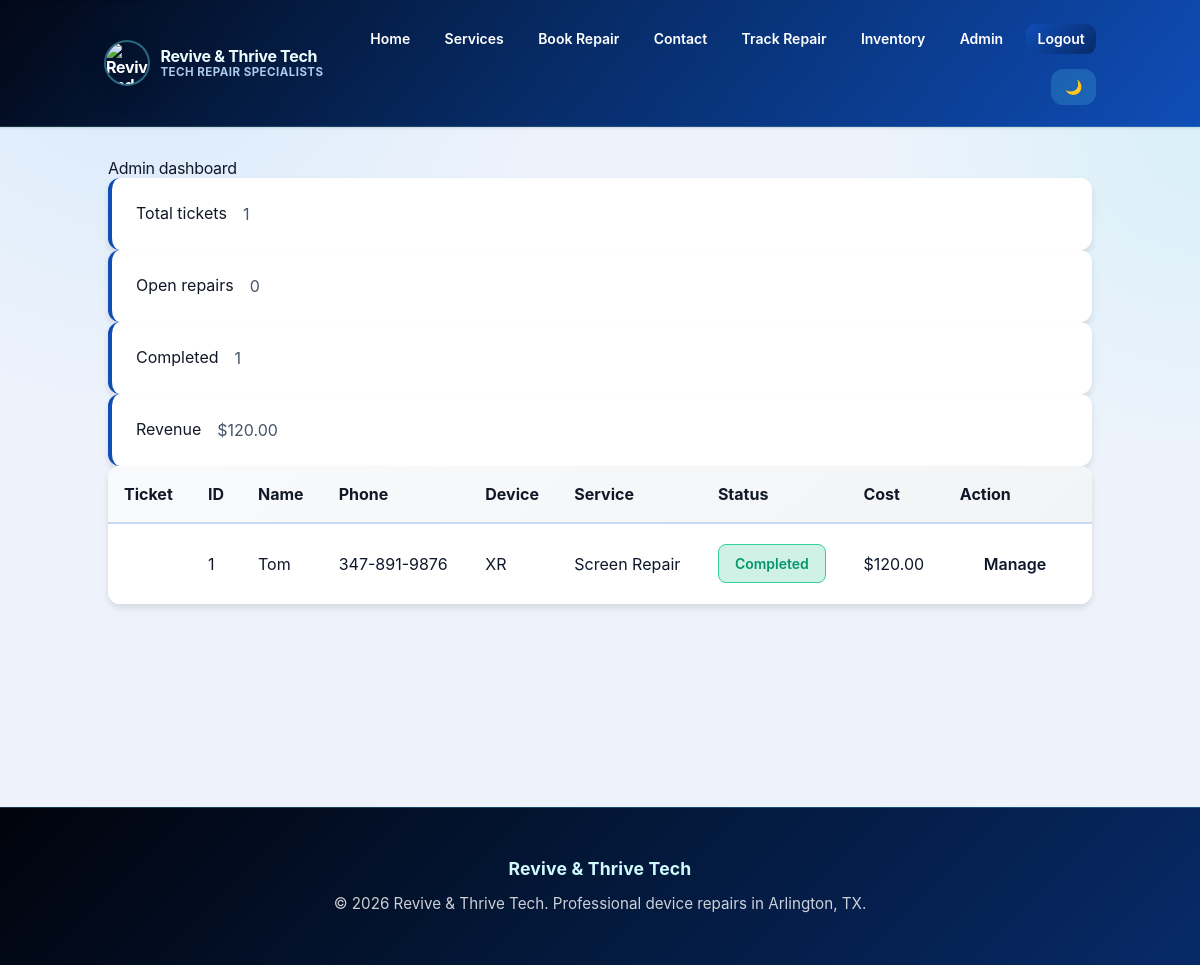
The app's page /admin (signed in), older data.
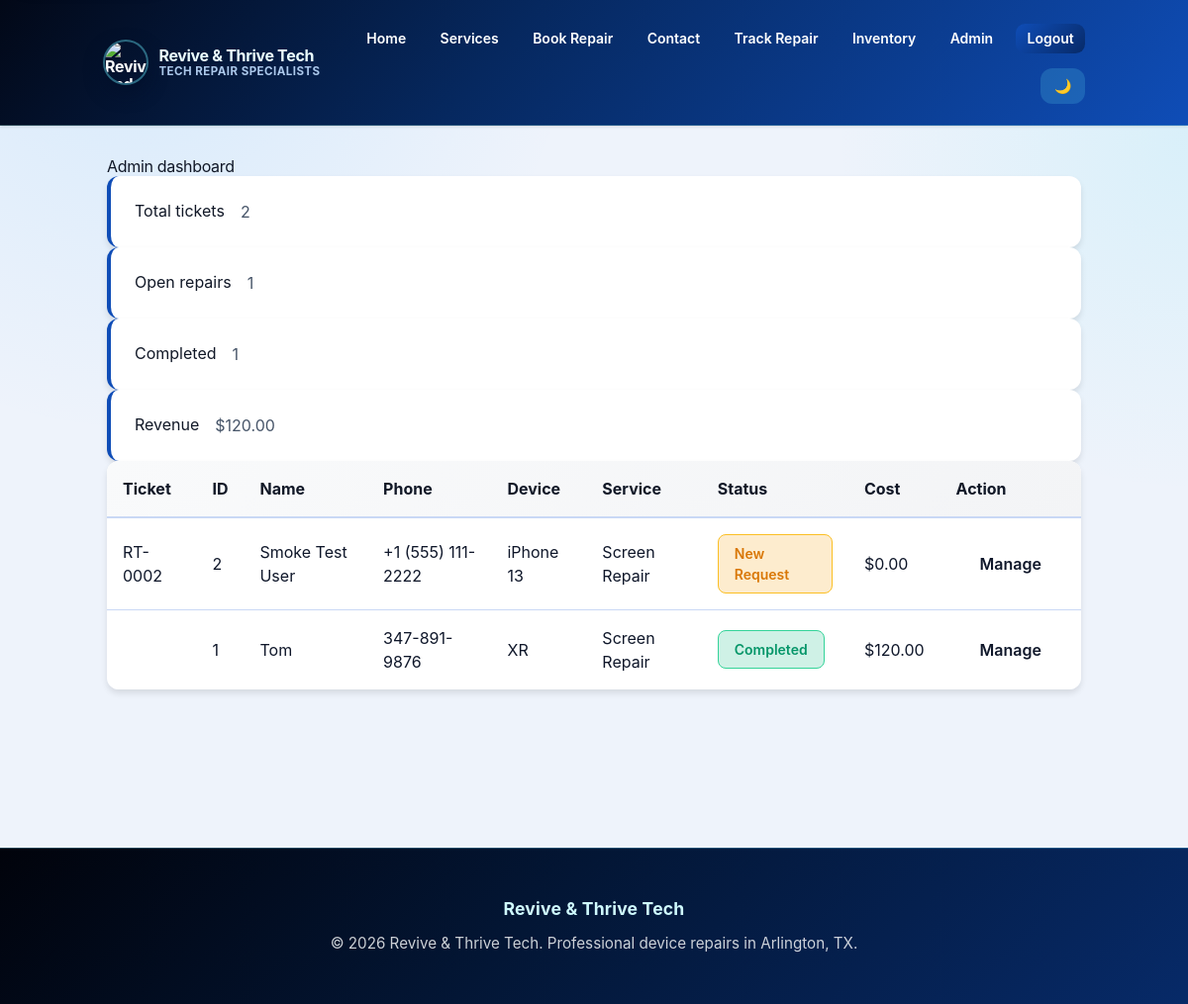
The same page, newer data.
### tables this page shows
CREATE TABLE bookings (
            id INTEGER PRIMARY KEY AUTOINCREMENT,
            customer_name TEXT NOT NULL,
            phone_number TEXT NOT NULL,
            device_type TEXT NOT NULL,
            device_model TEXT NOT NULL,
            service_needed TEXT NOT NULL,
            issue_description TEXT NOT NULL,
            preferred_date TEXT NOT NULL,
            status TEXT DEFAULT 'New Request',
            created_at TEXT NOT NULL
        , repair_cost REAL DEFAULT 0, notes TEXT DEFAULT '', phone_number_normalized TEXT NOT NULL DEFAULT '', ticket_code TEXT DEFAULT '', email TEXT DEFAULT '', updated_at TEXT DEFAULT '', phone TEXT DEFAULT '', repair_type TEXT DEFAULT '', appointment_date TEXT DEFAULT '', technician TEXT DEFAULT '', estimated_cost REAL DEFAULT 0);

### app.py (the view)
@app.route("/admin")
@admin_required
def admin():
    conn = get_db_connection()
    cursor = conn.cursor()
    cursor.execute("SELECT * FROM bookings ORDER BY id DESC")
    bookings = cursor.fetchall()
    cursor.execute("SELECT COUNT(*) FROM bookings")
    total_tickets = cursor.fetchone()[0]
    cursor.execute(
        "SELECT COUNT(*) FROM bookings WHERE status != 'Completed' AND status != 'Delivered'"
    )
    open_tickets = cursor.fetchone()[0]
    cursor.execute(
        "SELECT COUNT(*) FROM bookings WHERE status = 'Completed' OR status = 'Delivered'"
    )
    completed_tickets = cursor.fetchone()[0]
    cursor.execute("SELECT SUM(repair_cost) FROM bookings")
    revenue = cursor.fetchone()[0] or 0
    conn.close()
    return render_template(
        "admin.html",
        bookings=bookings,
        total_tickets=total_tickets,
        open_tickets=open_tickets,
        completed_tickets=completed_tickets,
        revenue=revenue,
        status_options=STATUS_OPTIONS,
    )

### app.py (called while the page is built)
@app.context_processor
def inject_template_helpers():
    return {
        "media_url": media_url,
        "is_admin_authenticated": session.get("is_admin") is True,
    }

def admin_required(view_func):
    @wraps(view_func)
    def wrapped_view(*args, **kwargs):
        if session.get("is_admin") is not True:
            flash("Please sign in as admin to access this page.", "error")
            return redirect(url_for("admin_login", next=request.path))
        return view_func(*args, **kwargs)
    return wrapped_view

### database.py (called while the page is built, shortened)
def _is_sqlite_url(database_url: str) -> bool:
    return database_url.startswith("sqlite")

def get_engine() -> Engine:
    engine = current_app.extensions.get("database_engine")
    if engine is not None:
        return engine
    database_url = current_app.config["DATABASE_URL"]
    connect_args = {"check_same_thread": False} if _is_sqlite_url(database_url) else {}
    engine = create_engine(database_url, future=True, pool_pre_ping=True, connect_args=connect_args)
    current_app.extensions["database_engine"] = engine
    return engine

def get_db_connection() -> DBConnection:
    if "db_connection" not in g:
        engine = get_engine()
        raw = engine.connect()
        g.db_connection = DBConnection(raw=raw, is_sqlite=_is_sqlite_url(current_app.config["DATABASE_URL"]))
    return g.db_connection

def close_db_connection(_: Optional[BaseException] = None) -> None:
    db = g.pop("db_connection", None)
    if db is not None:
        db.close()

    def __getitem__(self, item: Union[int, str]) -> Any:
        if isinstance(item, int):
            return self._ordered_values[item]
        return super().__getitem__(item)

    def _convert_qmarks(self, query: str, params: Union[Sequence[Any], Dict[str, Any], None]) -> Tuple[str, Dict[str, Any]]:
        if params is None:
            return query, {}

    def execute(self, query: str, params: Union[Sequence[Any], Dict[str, Any], None] = None) -> "DBCursor":
        converted_query, converted_params = self._convert_qmarks(query, params)
        self._result = self.connection.raw.execute(text(converted_query), converted_params)
        self.lastrowid = getattr(self._result, "lastrowid", None)
        return self

    def fetchone(self) -> Optional[ResultRow]:
        if self._result is None:
            return None
        row = self._result.mappings().first()
        if row is None:
            return None
        mapping = dict(row)
        return ResultRow(mapping, list(mapping.keys()))

### templates/admin.html (shortened to what this page needs)
{% extends 'base.html' %}
{% block content %}
  <section class="section" data-reveal>
    <h1>Admin dashboard</h1>
    <div class="stats">
      <div class="stat-card">
        <h3>Total tickets</h3>
        <p>{{ total_tickets }}</p>
      </div>
      <div class="stat-card">
        <h3>Open repairs</h3>
        <p>{{ open_tickets }}</p>
      </div>
      <div class="stat-card">
        <h3>Completed</h3>
        <p>{{ completed_tickets }}</p>
      </div>
      <div class="stat-card">
        <h3>Revenue</h3>
        <p>${{ '%.2f' | format(revenue) }}</p>
      </div>
    </div>
    <div class="section" data-reveal>
      <div class="table-responsive">
      <table class="table">
        <thead>
          <tr>
            <th>Ticket</th>
            <th>ID</th>
            <th>Name</th>
            <th>Phone</th>
            <th>Device</th>
            <th>Service</th>
            <th>Status</th>
            <th>Cost</th>
            <th>Action</th>
          </tr>
        </thead>
        <tbody>
          {% for booking in bookings %}
            <tr>
              <td>{{ booking.ticket_code or '' }}</td>
              <td>{{ booking.id }}</td>
              <td>{{ booking.customer_name }}</td>
              <td>{{ booking.phone_number }}</td>
              <td>{{ booking.device_model }}</td>
              <td>{{ booking.service_needed }}</td>
              <td>
                {% if booking.status in ['Completed', 'Delivered'] %}
                  <span class="tag tag-success">{{ booking.status }}</span>
                {% elif booking.status in ['New Request', 'Received', 'Diagnosing', 'In Repair'] %}
                  <span class="tag tag-warning">{{ booking.status }}</span>
                {% else %}
                  <span class="tag tag-danger">{{ booking.status }}</span>
                {% endif %}
              </td>
              <td>${{ '%.2f' | format(booking.repair_cost or 0) }}</td>
              <td><a class="button" href="/ticket/{{ booking.id }}">Manage</a></td>
            </tr>
          {% else %}
            <tr>
              <td colspan="9">No booking requests yet.</td>
            </tr>
          {% endfor %}
        </tbody>
      </table>
      </div>
    </div>
  </section>
{% endblock %}

### templates/base.html (shortened to what this page needs)
<!DOCTYPE html>
<html lang="en">
<head>
  <script src="https://cdn.tailwindcss.com"></script>
  <link rel="stylesheet" href="{{ url_for('static', filename='style.css') }}" />
</head>
<body>
<header class="bg-white dark:bg-gray-900 shadow">
  <div class="site-header container mx-auto px-4 py-3">
    <div class="site-brand-wrap flex items-center gap-3">
      <div class="brand">
        <img class="brand-logo" src="{{ media_url('logo/logo.png') }}" alt="Revive and Thrive Tech logo" />
        <span class="brand-copy">
          <span class="brand-text">Revive & Thrive Tech</span>
          <span class="brand-sub">Tech Repair Specialists</span>
        </span>
      </div>
    </div>
    <nav class="site-nav flex flex-wrap gap-3 text-sm text-gray-700 dark:text-gray-200 justify-center md:justify-end" aria-label="Primary navigation">
      <a href="/" class="nav-link">Home</a>
      <a href="/services" class="nav-link">Services</a>
      <a href="/book" class="nav-link">Book Repair</a>
      <a href="/contact" class="nav-link">Contact</a>
      {% if is_admin_authenticated %}
      <a href="/status" class="nav-link">Track Repair</a>
      <a href="/inventory" class="nav-link">Inventory</a>
      <a href="/admin" class="nav-link">Admin</a>
      <form method="post" action="{{ url_for('admin_logout') }}" class="inline-logout-form">
        <button type="submit" class="nav-link nav-link-button">Logout</button>
      </form>
      {% else %}
      <a href="{{ url_for('admin_login') }}" class="nav-link">Admin Login</a>
      {% endif %}
      <button id="dark-toggle" aria-label="Toggle dark mode" class="dark-toggle">🌙</button>
    </nav>
  </div>
</header>
<main id="main-content">
  <div class="container">
    {% block content %}{% endblock %}
  </div>
</main>
<footer>
  <div class="container footer-inner">
    <p class="footer-brand">Revive & Thrive Tech</p>
    <p class="footer-copy">© 2026 Revive & Thrive Tech. Professional device repairs in Arlington, TX.</p>
  </div>
</footer>
</body>
</html>

Row changes from the older to the newer data that the page shows:
added bookings: ticket_code "RT-0002", id "2", customer_name "Smoke Test User", phone_number "+1 (555) 111-2222", device_model "iPhone 13", service_needed "Screen Repair", status "New Request", repair_cost "0.00"
Text that changed along with them:
{{ total_tickets }}: "1" → "2"
{{ open_tickets }}: "0" → "1"
